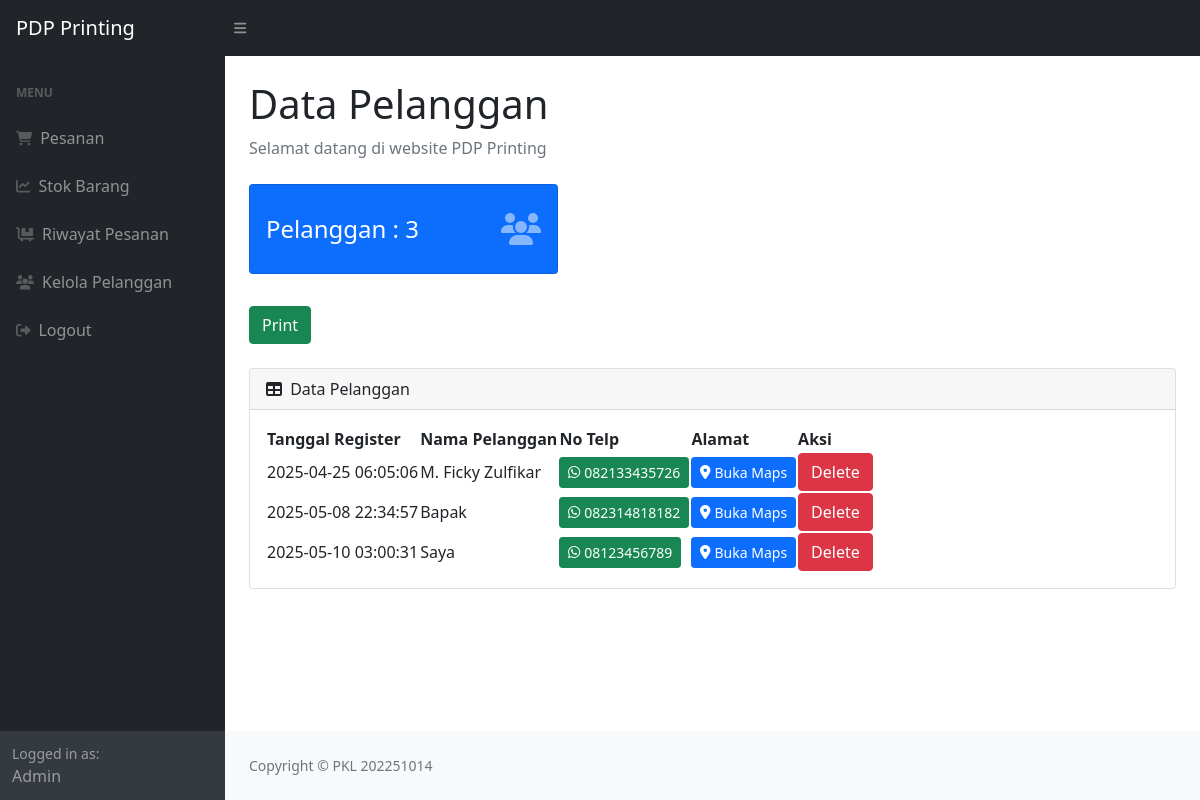
/Admin/pelanggan.php (signed in), run on the app's committed database.
### tables this page shows
CREATE TABLE `pelanggan` (
  `tanggal` timestamp NOT NULL DEFAULT current_timestamp() ON UPDATE current_timestamp(),
  `no_telp` varchar(15) NOT NULL,
  `nama_pengguna` varchar(50) NOT NULL,
  `maps` varchar(255) DEFAULT NULL
);

### Admin/pelanggan.php (the view, shortened to what this page needs)
<?php
require 'cek.php';
$h1 = mysqli_query($c, "select * from pelanggan");
$h2 = mysqli_num_rows($h1);
?>
<!DOCTYPE html>
<html lang="en">
<head>
    <link href="https://cdn.jsdelivr.net/npm/simple-datatables@latest/dist/style.css" rel="stylesheet" />
    <link href="css/styles.css" rel="stylesheet" />
</head>
<body class="sb-nav-fixed">
    <nav class="sb-topnav navbar navbar-expand navbar-dark bg-dark">
        <a class="navbar-brand ps-3" href="index.php">PDP Printing</a>
        <button class="btn btn-link btn-sm order-1 order-lg-0 me-4 me-lg-0" id="sidebarToggle" href="#!"><i class="fas fa-bars"></i></button>
    </nav>
    <div id="layoutSidenav">
        <div id="layoutSidenav_nav">
            <nav class="sb-sidenav accordion sb-sidenav-dark" id="sidenavAccordion">
                <div class="sb-sidenav-menu">
                    <div class="nav">
                        <div class="sb-sidenav-menu-heading">MENU</div>
                        <a class="nav-link" href="index.php">
                            <div class="sb-nav-link-icon"><i class="fas fa-shopping-cart"></i></div>
                            Pesanan
                        </a>
                        <a class="nav-link" href="stock.php">
                            <div class="sb-nav-link-icon"><i class="fas fa-chart-line"></i></div>
                            Stok Barang
                        </a>
                        <a class="nav-link" href="masuk.php">
                            <div class="sb-nav-link-icon"><i class="fas fa-dolly-flatbed"></i></div>
                            Riwayat Pesanan
                        </a>
                        <a class="nav-link" href="pelanggan.php">
                            <div class="sb-nav-link-icon"><i class="fas fa-users"></i></div>
                            Kelola Pelanggan
                        </a>
                        <a class="nav-link" href="logout.php">
                            <div class="sb-nav-link-icon"><i class="fas fa-sign-out-alt"></i></div>
                            Logout
                        </a>
                    </div>
                </div>
                <div class="sb-sidenav-footer">
                    <div class="small">Logged in as:</div>
                    Admin
                </div>
            </nav>
        </div>
        <div id="layoutSidenav_content">
            <main>
                <div class="container-fluid px-4">
                    <h1 class="mt-4">Data Pelanggan</h1>
                    <ol class="breadcrumb mb-4">
                        <li class="breadcrumb-item active">Selamat datang di website PDP Printing</li>
                    </ol>
                    <div class="col-xl-4 col-md-6" style="margin-bottom: 2rem;">
                        <div class="card bg-primary text-white" style="padding: 12px 0;">
                            <div class="card-body d-flex align-items-center justify-content-between">
                                <div>
                                    <h4 class="mb-0">Pelanggan : <?= $h2; ?></h4>
                                </div>
                                <i class="fas fa-users fa-2x text-white-50"></i>
                            </div>
                        </div>
                    </div>
                    <a href="export3.php" target="blank" class="btn btn-success mb-4">Print</a>
                    <div class="card mb-4">
                        <div class="card-header">
                            <i class="fas fa-table me-1"></i>
                            Data Pelanggan
                        </div>
                        <div class="card-body">
                            <table id="datatablesSimple">
                                <thead>
                                    <tr>
                                        <th>Tanggal Register</th>
                                        <th>Nama Pelanggan</th>
                                        <th>No Telp</th>
                                        <th>Alamat</th>
                                        <th>Aksi</th>
                                    </tr>
                                </thead>
                                <tbody>
                                    <?php
                                    $get = mysqli_query($c, "select * from pelanggan");
                                    while ($p = mysqli_fetch_array($get)) {
                                        $idpl = $p['no_telp'];
                                        $tanggal = $p['tanggal'];
                                        $namapelanggan = $p['nama_pengguna'];
                                        $notelp = $p['no_telp'];
                                        $alamat = $p['maps'];
                                    ?>
                                        <tr>
                                            <td><?= $tanggal; ?></td>
                                            <td><?= $namapelanggan; ?></td>
                                            <td>
                                                <?php
                                                $whatsappNumber = preg_replace('/[^0-9]/', '', $notelp);
                                                if (substr($whatsappNumber, 0, 2) !== '62' && substr($whatsappNumber, 0, 1) === '0') {
                                                    $whatsappNumber = '62' . substr($whatsappNumber, 1);
                                                }
                                                ?>
                                                <a href="https://api.whatsapp.com/send?phone=<?= $whatsappNumber; ?>" class="btn btn-success btn-sm" target="_blank">
                                                    <i class="fab fa-whatsapp"></i> <?= $notelp; ?>
                                                </a>
                                            </td>
                                            <td>
                                                <?php if (!empty($alamat)): ?>
                                                    <a href="<?= $alamat; ?>" class="btn btn-primary btn-sm" target="_blank">
                                                        <i class="fas fa-map-marker-alt"></i> Buka Maps
                                                    </a>
                                                <?php else: ?>
                                                    -
                                                <?php endif; ?>
                                            </td>
                                            <td>
                                                <button type="button" class="btn btn-danger" data-bs-toggle="modal" data-bs-target="#delete<?= $idpl; ?>">
                                                    Delete
                                                </button>
                                            </td>
                                        </tr>
                                    <?php
                                    };
                                    ?>
                                </tbody>
                            </table>
                        </div>
                    </div>
                </div>
            </main>
            <footer class="py-4 bg-light mt-auto">
                <div class="container-fluid px-4">
                    <div class="d-flex align-items-center justify-content-between small">
                        <div class="text-muted">Copyright &copy; PKL 202251014</div>
                    </div>
                </div>
            </footer>
        </div>
    </div>
</body>
</html>

### data on the page
pelanggan: tanggal "2025-04-25 06:05:06", nama_pengguna "M. Ficky Zulfikar", no_telp "082133435726"
pelanggan: tanggal "2025-05-08 22:34:57", nama_pengguna "Bapak", no_telp "082314818182"
pelanggan: tanggal "2025-05-10 03:00:31", nama_pengguna "Saya", no_telp "08123456789"

### other printed values
$h2 "3"
